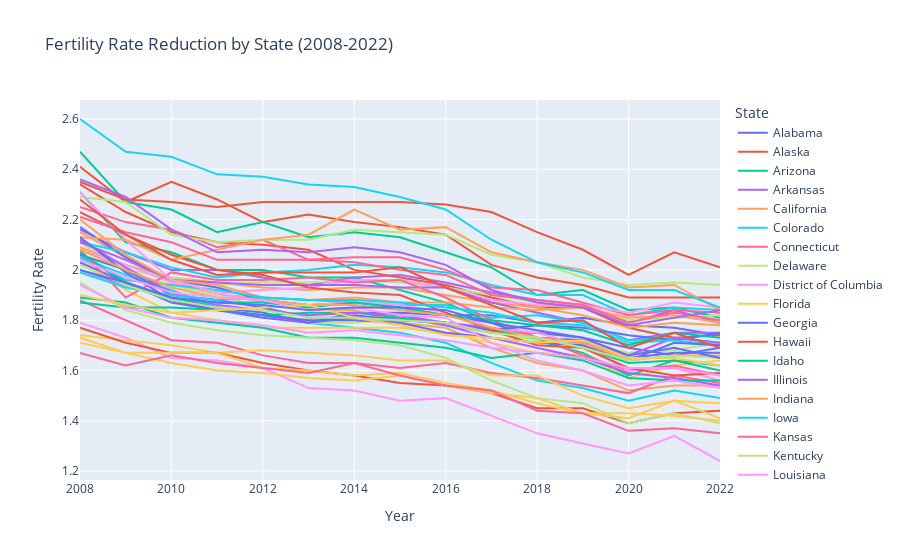

The notebook cell this image was saved under:
### Code cell
fig = px.line(fertility_data_long, x='Year', y='Fertility Rate', color='State',
              title='Fertility Rate Reduction by State (2008-2022)')

fig.show()

### Figure 1 — Plotly figure (JSON) as saved in the notebook; plotly's stock layout.template omitted (floating-point values rounded to 4 significant figures)
{"data": [{"hovertemplate": "State=Alabama<br>Year=%{x}<br>Fertility Rate=%{y}<extra></extra>", "legendgroup": "Alabama", "line": {"color": "#636efa", "dash": "solid"}, "marker": {"symbol": "circle"}, "mode": "lines", "name": "Alabama", "orientation": "v", "showlegend": true, "type": "scatter", "x": [2008, 2009, 2010, 2011, 2012, 2013, 2014, 2015, 2016, 2017, 2018, 2019, 2020, 2021, 2022], "xaxis": "x", "y": [2.06, 1.95, 1.87, 1.84, 1.81, 1.79, 1.83, 1.83, 1.82, 1.82, 1.79, 1.81, 1.78, 1.77, 1.74], "yaxis": "y"}, {"hovertemplate": "State=Alaska<br>Year=%{x}<br>Fertility Rate=%{y}<extra></extra>", "legendgroup": "Alaska", "line": {"color": "#EF553B", "dash": "solid"}, "marker": {"symbol": "circle"}, "mode": "lines", "name": "Alaska", "orientation": "v", "showlegend": true, "type": "scatter", "x": [2008, 2009, 2010, 2011, 2012, 2013, 2014, 2015, 2016, 2017, 2018, 2019, 2020, 2021, 2022], "xaxis": "x", "y": [2.41, 2.27, 2.35, 2.28, 2.19, 2.22, 2.19, 2.17, 2.14, 2.02, 1.97, 1.94, 1.89, 1.89, 1.89], "yaxis": "y"}, {"hovertemplate": "State=Arizona<br>Year=%{x}<br>Fertility Rate=%{y}<extra></extra>", "legendgroup": "Arizona", "line": {"color": "#00cc96", "dash": "solid"}, "marker": {"symbol": "circle"}, "mode": "lines", "name": "Arizona", "orientation": "v", "showlegend": true, "type": "scatter", "x": [2008, 2009, 2010, 2011, 2012, 2013, 2014, 2015, 2016, 2017, 2018, 2019, 2020, 2021, 2022], "xaxis": "x", "y": [2.31, 2.11, 2.07, 2, 2, 1.97, 1.97, 1.92, 1.87, 1.79, 1.72, 1.67, 1.58, 1.64, 1.62], "yaxis": "y"}, {"hovertemplate": "State=Arkansas<br>Year=%{x}<br>Fertility Rate=%{y}<extra></extra>", "legendgroup": "Arkansas", "line": {"color": "#ab63fa", "dash": "solid"}, "marker": {"symbol": "circle"}, "mode": "lines", "name": "Arkansas", "orientation": "v", "showlegend": true, "type": "scatter", "x": [2008, 2009, 2010, 2011, 2012, 2013, 2014, 2015, 2016, 2017, 2018, 2019, 2020, 2021, 2022], "xaxis": "x", "y": [2.16, 2.07, 2, 2, 1.97, 1.94, 1.97, 1.98, 1.95, 1.91, 1.88, 1.86, 1.79, 1.84, 1.79], "yaxis": "y"}, {"hovertemplate": "State=California<br>Year=%{x}<br>Fertility Rate=%{y}<extra></extra>", "legendgroup": "California", "line": {"color": "#FFA15A", "dash": "solid"}, "marker": {"symbol": "circle"}, "mode": "lines", "name": "California", "orientation": "v", "showlegend": true, "type": "scatter", "x": [2008, 2009, 2010, 2011, 2012, 2013, 2014, 2015, 2016, 2017, 2018, 2019, 2020, 2021, 2022], "xaxis": "x", "y": [2.15, 2.05, 1.95, 1.9, 1.89, 1.84, 1.84, 1.79, 1.77, 1.69, 1.63, 1.6, 1.52, 1.54, 1.54], "yaxis": "y"}, {"hovertemplate": "State=Colorado<br>Year=%{x}<br>Fertility Rate=%{y}<extra></extra>", "legendgroup": "Colorado", "line": {"color": "#19d3f3", "dash": "solid"}, "marker": {"symbol": "circle"}, "mode": "lines", "name": "Colorado", "orientation": "v", "showlegend": true, "type": "scatter", "x": [2008, 2009, 2010, 2011, 2012, 2013, 2014, 2015, 2016, 2017, 2018, 2019, 2020, 2021, 2022], "xaxis": "x", "y": [2.05, 1.98, 1.92, 1.85, 1.83, 1.79, 1.77, 1.75, 1.71, 1.63, 1.56, 1.53, 1.48, 1.52, 1.49], "yaxis": "y"}, {"hovertemplate": "State=Connecticut<br>Year=%{x}<br>Fertility Rate=%{y}<extra></extra>", "legendgroup": "Connecticut", "line": {"color": "#FF6692", "dash": "solid"}, "marker": {"symbol": "circle"}, "mode": "lines", "name": "Connecticut", "orientation": "v", "showlegend": true, "type": "scatter", "x": [2008, 2009, 2010, 2011, 2012, 2013, 2014, 2015, 2016, 2017, 2018, 2019, 2020, 2021, 2022], "xaxis": "x", "y": [1.88, 1.8, 1.72, 1.71, 1.66, 1.63, 1.63, 1.61, 1.63, 1.59, 1.57, 1.54, 1.51, 1.58, 1.55], "yaxis": "y"}, {"hovertemplate": "State=Delaware<br>Year=%{x}<br>Fertility Rate=%{y}<extra></extra>", "legendgroup": "Delaware", "line": {"color": "#B6E880", "dash": "solid"}, "marker": {"symbol": "circle"}, "mode": "lines", "name": "Delaware", "orientation": "v", "showlegend": true, "type": "scatter", "x": [2008, 2009, 2010, 2011, 2012, 2013, 2014, 2015, 2016, 2017, 2018, 2019, 2020, 2021, 2022], "xaxis": "x", "y": [2.11, 1.99, 1.94, 1.9, 1.85, 1.79, 1.79, 1.81, 1.78, 1.75, 1.72, 1.71, 1.67, 1.68, 1.71], "yaxis": "y"}, {"hovertemplate": "State=District of Columbia<br>Year=%{x}<br>Fertility Rate=%{y}<extra></extra>", "legendgroup": "District of Columbia", "line": {"color": "#FF97FF", "dash": "solid"}, "marker": {"symbol": "circle"}, "mode": "lines", "name": "District of Columbia", "orientation": "v", "showlegend": true, "type": "scatter", "x": [2008, 2009, 2010, 2011, 2012, 2013, 2014, 2015, 2016, 2017, 2018, 2019, 2020, 2021, 2022], "xaxis": "x", "y": [1.79, 1.73, 1.65, 1.64, 1.61, 1.53, 1.52, 1.48, 1.49, 1.42, 1.35, 1.31, 1.27, 1.34, 1.24], "yaxis": "y"}, {"hovertemplate": "State=Florida<br>Year=%{x}<br>Fertility Rate=%{y}<extra></extra>", "legendgroup": "Florida", "line": {"color": "#FECB52", "dash": "solid"}, "marker": {"symbol": "circle"}, "mode": "lines", "name": "Florida", "orientation": "v", "showlegend": true, "type": "scatter", "x": [2008, 2009, 2010, 2011, 2012, 2013, 2014, 2015, 2016, 2017, 2018, 2019, 2020, 2021, 2022], "xaxis": "x", "y": [2.05, 1.92, 1.83, 1.8, 1.77, 1.77, 1.77, 1.77, 1.75, 1.71, 1.67, 1.66, 1.57, 1.62, 1.64], "yaxis": "y"}, {"hovertemplate": "State=Georgia<br>Year=%{x}<br>Fertility Rate=%{y}<extra></extra>", "legendgroup": "Georgia", "line": {"color": "#636efa", "dash": "solid"}, "marker": {"symbol": "circle"}, "mode": "lines", "name": "Georgia", "orientation": "v", "showlegend": true, "type": "scatter", "x": [2008, 2009, 2010, 2011, 2012, 2013, 2014, 2015, 2016, 2017, 2018, 2019, 2020, 2021, 2022], "xaxis": "x", "y": [2.17, 2.05, 1.96, 1.93, 1.88, 1.86, 1.87, 1.85, 1.82, 1.79, 1.73, 1.72, 1.65, 1.67, 1.67], "yaxis": "y"}, {"hovertemplate": "State=Hawaii<br>Year=%{x}<br>Fertility Rate=%{y}<extra></extra>", "legendgroup": "Hawaii", "line": {"color": "#EF553B", "dash": "solid"}, "marker": {"symbol": "circle"}, "mode": "lines", "name": "Hawaii", "orientation": "v", "showlegend": true, "type": "scatter", "x": [2008, 2009, 2010, 2011, 2012, 2013, 2014, 2015, 2016, 2017, 2018, 2019, 2020, 2021, 2022], "xaxis": "x", "y": [2.34, 2.23, 2.15, 2.11, 2.1, 2.08, 2, 1.97, 1.94, 1.89, 1.85, 1.85, 1.77, 1.73, 1.74], "yaxis": "y"}, {"hovertemplate": "State=Idaho<br>Year=%{x}<br>Fertility Rate=%{y}<extra></extra>", "legendgroup": "Idaho", "line": {"color": "#00cc96", "dash": "solid"}, "marker": {"symbol": "circle"}, "mode": "lines", "name": "Idaho", "orientation": "v", "showlegend": true, "type": "scatter", "x": [2008, 2009, 2010, 2011, 2012, 2013, 2014, 2015, 2016, 2017, 2018, 2019, 2020, 2021, 2022], "xaxis": "x", "y": [2.47, 2.27, 2.24, 2.15, 2.19, 2.13, 2.15, 2.13, 2.07, 2.01, 1.9, 1.92, 1.84, 1.85, 1.81], "yaxis": "y"}, {"hovertemplate": "State=Illinois<br>Year=%{x}<br>Fertility Rate=%{y}<extra></extra>", "legendgroup": "Illinois", "line": {"color": "#ab63fa", "dash": "solid"}, "marker": {"symbol": "circle"}, "mode": "lines", "name": "Illinois", "orientation": "v", "showlegend": true, "type": "scatter", "x": [2008, 2009, 2010, 2011, 2012, 2013, 2014, 2015, 2016, 2017, 2018, 2019, 2020, 2021, 2022], "xaxis": "x", "y": [2, 1.94, 1.88, 1.84, 1.82, 1.79, 1.81, 1.81, 1.78, 1.73, 1.69, 1.65, 1.59, 1.57, 1.54], "yaxis": "y"}, {"hovertemplate": "State=Indiana<br>Year=%{x}<br>Fertility Rate=%{y}<extra></extra>", "legendgroup": "Indiana", "line": {"color": "#FFA15A", "dash": "solid"}, "marker": {"symbol": "circle"}, "mode": "lines", "name": "Indiana", "orientation": "v", "showlegend": true, "type": "scatter", "x": [2008, 2009, 2010, 2011, 2012, 2013, 2014, 2015, 2016, 2017, 2018, 2019, 2020, 2021, 2022], "xaxis": "x", "y": [2.09, 2.02, 1.97, 1.95, 1.93, 1.92, 1.93, 1.93, 1.9, 1.87, 1.85, 1.82, 1.77, 1.79, 1.78], "yaxis": "y"}, {"hovertemplate": "State=Iowa<br>Year=%{x}<br>Fertility Rate=%{y}<extra></extra>", "legendgroup": "Iowa", "line": {"color": "#19d3f3", "dash": "solid"}, "marker": {"symbol": "circle"}, "mode": "lines", "name": "Iowa", "orientation": "v", "showlegend": true, "type": "scatter", "x": [2008, 2009, 2010, 2011, 2012, 2013, 2014, 2015, 2016, 2017, 2018, 2019, 2020, 2021, 2022], "xaxis": "x", "y": [2.11, 2.07, 2.01, 1.97, 1.99, 2, 2.02, 2.01, 1.99, 1.94, 1.9, 1.9, 1.82, 1.85, 1.84], "yaxis": "y"}, {"hovertemplate": "State=Kansas<br>Year=%{x}<br>Fertility Rate=%{y}<extra></extra>", "legendgroup": "Kansas", "line": {"color": "#FF6692", "dash": "solid"}, "marker": {"symbol": "circle"}, "mode": "lines", "name": "Kansas", "orientation": "v", "showlegend": true, "type": "scatter", "x": [2008, 2009, 2010, 2011, 2012, 2013, 2014, 2015, 2016, 2017, 2018, 2019, 2020, 2021, 2022], "xaxis": "x", "y": [2.25, 2.19, 2.16, 2.09, 2.12, 2.04, 2.05, 2.05, 2, 1.93, 1.92, 1.87, 1.82, 1.84, 1.83], "yaxis": "y"}, {"hovertemplate": "State=Kentucky<br>Year=%{x}<br>Fertility Rate=%{y}<extra></extra>", "legendgroup": "Kentucky", "line": {"color": "#B6E880", "dash": "solid"}, "marker": {"symbol": "circle"}, "mode": "lines", "name": "Kentucky", "orientation": "v", "showlegend": true, "type": "scatter", "x": [2008, 2009, 2010, 2011, 2012, 2013, 2014, 2015, 2016, 2017, 2018, 2019, 2020, 2021, 2022], "xaxis": "x", "y": [2.06, 2, 1.97, 1.94, 1.95, 1.95, 1.96, 1.95, 1.93, 1.9, 1.87, 1.85, 1.8, 1.81, 1.82], "yaxis": "y"}, {"hovertemplate": "State=Louisiana<br>Year=%{x}<br>Fertility Rate=%{y}<extra></extra>", "legendgroup": "Louisiana", "line": {"color": "#FF97FF", "dash": "solid"}, "marker": {"symbol": "circle"}, "mode": "lines", "name": "Louisiana", "orientation": "v", "showlegend": true, "type": "scatter", "x": [2008, 2009, 2010, 2011, 2012, 2013, 2014, 2015, 2016, 2017, 2018, 2019, 2020, 2021, 2022], "xaxis": "x", "y": [2.08, 2.02, 1.95, 1.91, 1.92, 1.93, 1.96, 1.96, 1.93, 1.88, 1.86, 1.86, 1.83, 1.87, 1.85], "yaxis": "y"}, {"hovertemplate": "State=Maine<br>Year=%{x}<br>Fertility Rate=%{y}<extra></extra>", "legendgroup": "Maine", "line": {"color": "#FECB52", "dash": "solid"}, "marker": {"symbol": "circle"}, "mode": "lines", "name": "Maine", "orientation": "v", "showlegend": true, "type": "scatter", "x": [2008, 2009, 2010, 2011, 2012, 2013, 2014, 2015, 2016, 2017, 2018, 2019, 2020, 2021, 2022], "xaxis": "x", "y": [1.74, 1.72, 1.7, 1.67, 1.68, 1.67, 1.66, 1.64, 1.64, 1.58, 1.58, 1.5, 1.45, 1.48, 1.47], "yaxis": "y"}, {"hovertemplate": "State=Maryland<br>Year=%{x}<br>Fertility Rate=%{y}<extra></extra>", "legendgroup": "Maryland", "line": {"color": "#636efa", "dash": "solid"}, "marker": {"symbol": "circle"}, "mode": "lines", "name": "Maryland", "orientation": "v", "showlegend": true, "type": "scatter", "x": [2008, 2009, 2010, 2011, 2012, 2013, 2014, 2015, 2016, 2017, 2018, 2019, 2020, 2021, 2022], "xaxis": "x", "y": [2.03, 1.95, 1.89, 1.85, 1.83, 1.79, 1.82, 1.8, 1.79, 1.75, 1.75, 1.73, 1.69, 1.66, 1.69], "yaxis": "y"}, {"hovertemplate": "State=Massachusetts<br>Year=%{x}<br>Fertility Rate=%{y}<extra></extra>", "legendgroup": "Massachusetts", "line": {"color": "#EF553B", "dash": "solid"}, "marker": {"symbol": "circle"}, "mode": "lines", "name": "Massachusetts", "orientation": "v", "showlegend": true, "type": "scatter", "x": [2008, 2009, 2010, 2011, 2012, 2013, 2014, 2015, 2016, 2017, 2018, 2019, 2020, 2021, 2022], "xaxis": "x", "y": [1.77, 1.71, 1.67, 1.67, 1.63, 1.6, 1.58, 1.55, 1.54, 1.51, 1.45, 1.45, 1.39, 1.43, 1.44], "yaxis": "y"}, {"hovertemplate": "State=Michigan<br>Year=%{x}<br>Fertility Rate=%{y}<extra></extra>", "legendgroup": "Michigan", "line": {"color": "#00cc96", "dash": "solid"}, "marker": {"symbol": "circle"}, "mode": "lines", "name": "Michigan", "orientation": "v", "showlegend": true, "type": "scatter", "x": [2008, 2009, 2010, 2011, 2012, 2013, 2014, 2015, 2016, 2017, 2018, 2019, 2020, 2021, 2022], "xaxis": "x", "y": [1.87, 1.85, 1.85, 1.84, 1.82, 1.83, 1.83, 1.81, 1.79, 1.76, 1.73, 1.69, 1.63, 1.64, 1.6], "yaxis": "y"}, {"hovertemplate": "State=Minnesota<br>Year=%{x}<br>Fertility Rate=%{y}<extra></extra>", "legendgroup": "Minnesota", "line": {"color": "#ab63fa", "dash": "solid"}, "marker": {"symbol": "circle"}, "mode": "lines", "name": "Minnesota", "orientation": "v", "showlegend": true, "type": "scatter", "x": [2008, 2009, 2010, 2011, 2012, 2013, 2014, 2015, 2016, 2017, 2018, 2019, 2020, 2021, 2022], "xaxis": "x", "y": [2.11, 2.04, 1.96, 1.95, 1.94, 1.94, 1.94, 1.93, 1.93, 1.87, 1.83, 1.79, 1.72, 1.75, 1.75], "yaxis": "y"}, {"hovertemplate": "State=Mississippi<br>Year=%{x}<br>Fertility Rate=%{y}<extra></extra>", "legendgroup": "Mississippi", "line": {"color": "#FFA15A", "dash": "solid"}, "marker": {"symbol": "circle"}, "mode": "lines", "name": "Mississippi", "orientation": "v", "showlegend": true, "type": "scatter", "x": [2008, 2009, 2010, 2011, 2012, 2013, 2014, 2015, 2016, 2017, 2018, 2019, 2020, 2021, 2022], "xaxis": "x", "y": [2.2, 2.06, 1.96, 1.94, 1.89, 1.88, 1.89, 1.87, 1.87, 1.85, 1.84, 1.85, 1.81, 1.82, 1.79], "yaxis": "y"}, {"hovertemplate": "State=Missouri<br>Year=%{x}<br>Fertility Rate=%{y}<extra></extra>", "legendgroup": "Missouri", "line": {"color": "#19d3f3", "dash": "solid"}, "marker": {"symbol": "circle"}, "mode": "lines", "name": "Missouri", "orientation": "v", "showlegend": true, "type": "scatter", "x": [2008, 2009, 2010, 2011, 2012, 2013, 2014, 2015, 2016, 2017, 2018, 2019, 2020, 2021, 2022], "xaxis": "x", "y": [2.05, 1.96, 1.94, 1.92, 1.89, 1.88, 1.87, 1.86, 1.86, 1.81, 1.82, 1.79, 1.72, 1.73, 1.71], "yaxis": "y"}, {"hovertemplate": "State=Montana<br>Year=%{x}<br>Fertility Rate=%{y}<extra></extra>", "legendgroup": "Montana", "line": {"color": "#FF6692", "dash": "solid"}, "marker": {"symbol": "circle"}, "mode": "lines", "name": "Montana", "orientation": "v", "showlegend": true, "type": "scatter", "x": [2008, 2009, 2010, 2011, 2012, 2013, 2014, 2015, 2016, 2017, 2018, 2019, 2020, 2021, 2022], "xaxis": "x", "y": [2.08, 1.89, 1.99, 1.96, 1.96, 1.97, 1.95, 1.96, 1.89, 1.8, 1.73, 1.66, 1.6, 1.62, 1.58], "yaxis": "y"}, {"hovertemplate": "State=Nebraska<br>Year=%{x}<br>Fertility Rate=%{y}<extra></extra>", "legendgroup": "Nebraska", "line": {"color": "#B6E880", "dash": "solid"}, "marker": {"symbol": "circle"}, "mode": "lines", "name": "Nebraska", "orientation": "v", "showlegend": true, "type": "scatter", "x": [2008, 2009, 2010, 2011, 2012, 2013, 2014, 2015, 2016, 2017, 2018, 2019, 2020, 2021, 2022], "xaxis": "x", "y": [2.29, 2.27, 2.14, 2.11, 2.12, 2.12, 2.16, 2.15, 2.14, 2.06, 2.03, 1.97, 1.94, 1.95, 1.94], "yaxis": "y"}, {"hovertemplate": "State=Nevada<br>Year=%{x}<br>Fertility Rate=%{y}<extra></extra>", "legendgroup": "Nevada", "line": {"color": "#FF97FF", "dash": "solid"}, "marker": {"symbol": "circle"}, "mode": "lines", "name": "Nevada", "orientation": "v", "showlegend": true, "type": "scatter", "x": [2008, 2009, 2010, 2011, 2012, 2013, 2014, 2015, 2016, 2017, 2018, 2019, 2020, 2021, 2022], "xaxis": "x", "y": [2.31, 2.12, 1.96, 1.91, 1.87, 1.86, 1.87, 1.86, 1.83, 1.77, 1.75, 1.7, 1.6, 1.61, 1.56], "yaxis": "y"}, {"hovertemplate": "State=New Hampshire<br>Year=%{x}<br>Fertility Rate=%{y}<extra></extra>", "legendgroup": "New Hampshire", "line": {"color": "#FECB52", "dash": "solid"}, "marker": {"symbol": "circle"}, "mode": "lines", "name": "New Hampshire", "orientation": "v", "showlegend": true, "type": "scatter", "x": [2008, 2009, 2010, 2011, 2012, 2013, 2014, 2015, 2016, 2017, 2018, 2019, 2020, 2021, 2022], "xaxis": "x", "y": [1.71, 1.67, 1.67, 1.67, 1.61, 1.6, 1.58, 1.59, 1.55, 1.52, 1.47, 1.43, 1.41, 1.48, 1.41], "yaxis": "y"}, {"hovertemplate": "State=New Jersey<br>Year=%{x}<br>Fertility Rate=%{y}<extra></extra>", "legendgroup": "New Jersey", "line": {"color": "#636efa", "dash": "solid"}, "marker": {"symbol": "circle"}, "mode": "lines", "name": "New Jersey", "orientation": "v", "showlegend": true, "type": "scatter", "x": [2008, 2009, 2010, 2011, 2012, 2013, 2014, 2015, 2016, 2017, 2018, 2019, 2020, 2021, 2022], "xaxis": "x", "y": [2.06, 2, 1.9, 1.88, 1.85, 1.81, 1.81, 1.8, 1.79, 1.76, 1.78, 1.77, 1.74, 1.72, 1.75], "yaxis": "y"}, {"hovertemplate": "State=New Mexico<br>Year=%{x}<br>Fertility Rate=%{y}<extra></extra>", "legendgroup": "New Mexico", "line": {"color": "#EF553B", "dash": "solid"}, "marker": {"symbol": "circle"}, "mode": "lines", "name": "New Mexico", "orientation": "v", "showlegend": true, "type": "scatter", "x": [2008, 2009, 2010, 2011, 2012, 2013, 2014, 2015, 2016, 2017, 2018, 2019, 2020, 2021, 2022], "xaxis": "x", "y": [2.23, 2.14, 2.06, 2, 1.98, 1.93, 1.91, 1.9, 1.83, 1.76, 1.7, 1.69, 1.61, 1.58, 1.59], "yaxis": "y"}, {"hovertemplate": "State=New York<br>Year=%{x}<br>Fertility Rate=%{y}<extra></extra>", "legendgroup": "New York", "line": {"color": "#00cc96", "dash": "solid"}, "marker": {"symbol": "circle"}, "mode": "lines", "name": "New York", "orientation": "v", "showlegend": true, "type": "scatter", "x": [2008, 2009, 2010, 2011, 2012, 2013, 2014, 2015, 2016, 2017, 2018, 2019, 2020, 2021, 2022], "xaxis": "x", "y": [1.89, 1.87, 1.81, 1.79, 1.77, 1.73, 1.73, 1.71, 1.69, 1.65, 1.67, 1.64, 1.57, 1.56, 1.56], "yaxis": "y"}, {"hovertemplate": "State=North Carolina<br>Year=%{x}<br>Fertility Rate=%{y}<extra></extra>", "legendgroup": "North Carolina", "line": {"color": "#ab63fa", "dash": "solid"}, "marker": {"symbol": "circle"}, "mode": "lines", "name": "North Carolina", "orientation": "v", "showlegend": true, "type": "scatter", "x": [2008, 2009, 2010, 2011, 2012, 2013, 2014, 2015, 2016, 2017, 2018, 2019, 2020, 2021, 2022], "xaxis": "x", "y": [2.12, 2.01, 1.91, 1.86, 1.84, 1.82, 1.83, 1.82, 1.79, 1.77, 1.73, 1.71, 1.66, 1.73, 1.71], "yaxis": "y"}, {"hovertemplate": "State=North Dakota<br>Year=%{x}<br>Fertility Rate=%{y}<extra></extra>", "legendgroup": "North Dakota", "line": {"color": "#FFA15A", "dash": "solid"}, "marker": {"symbol": "circle"}, "mode": "lines", "name": "North Dakota", "orientation": "v", "showlegend": true, "type": "scatter", "x": [2008, 2009, 2010, 2011, 2012, 2013, 2014, 2015, 2016, 2017, 2018, 2019, 2020, 2021, 2022], "xaxis": "x", "y": [2.13, 2.12, 2.04, 2.08, 2.12, 2.14, 2.24, 2.16, 2.17, 2.07, 2.03, 2, 1.93, 1.94, 1.84], "yaxis": "y"}, {"hovertemplate": "State=Ohio<br>Year=%{x}<br>Fertility Rate=%{y}<extra></extra>", "legendgroup": "Ohio", "line": {"color": "#19d3f3", "dash": "solid"}, "marker": {"symbol": "circle"}, "mode": "lines", "name": "Ohio", "orientation": "v", "showlegend": true, "type": "scatter", "x": [2008, 2009, 2010, 2011, 2012, 2013, 2014, 2015, 2016, 2017, 2018, 2019, 2020, 2021, 2022], "xaxis": "x", "y": [1.99, 1.93, 1.9, 1.88, 1.89, 1.88, 1.88, 1.87, 1.85, 1.83, 1.79, 1.78, 1.71, 1.72, 1.7], "yaxis": "y"}, {"hovertemplate": "State=Oklahoma<br>Year=%{x}<br>Fertility Rate=%{y}<extra></extra>", "legendgroup": "Oklahoma", "line": {"color": "#FF6692", "dash": "solid"}, "marker": {"symbol": "circle"}, "mode": "lines", "name": "Oklahoma", "orientation": "v", "showlegend": true, "type": "scatter", "x": [2008, 2009, 2010, 2011, 2012, 2013, 2014, 2015, 2016, 2017, 2018, 2019, 2020, 2021, 2022], "xaxis": "x", "y": [2.21, 2.15, 2.11, 2.04, 2.04, 2.04, 2.03, 2, 1.98, 1.9, 1.88, 1.86, 1.79, 1.83, 1.8], "yaxis": "y"}, {"hovertemplate": "State=Oregon<br>Year=%{x}<br>Fertility Rate=%{y}<extra></extra>", "legendgroup": "Oregon", "line": {"color": "#B6E880", "dash": "solid"}, "marker": {"symbol": "circle"}, "mode": "lines", "name": "Oregon", "orientation": "v", "showlegend": true, "type": "scatter", "x": [2008, 2009, 2010, 2011, 2012, 2013, 2014, 2015, 2016, 2017, 2018, 2019, 2020, 2021, 2022], "xaxis": "x", "y": [1.95, 1.84, 1.79, 1.76, 1.74, 1.73, 1.72, 1.7, 1.65, 1.56, 1.49, 1.47, 1.39, 1.43, 1.39], "yaxis": "y"}, {"hovertemplate": "State=Pennsylvania<br>Year=%{x}<br>Fertility Rate=%{y}<extra></extra>", "legendgroup": "Pennsylvania", "line": {"color": "#FF97FF", "dash": "solid"}, "marker": {"symbol": "circle"}, "mode": "lines", "name": "Pennsylvania", "orientation": "v", "showlegend": true, "type": "scatter", "x": [2008, 2009, 2010, 2011, 2012, 2013, 2014, 2015, 2016, 2017, 2018, 2019, 2020, 2021, 2022], "xaxis": "x", "y": [1.94, 1.85, 1.81, 1.8, 1.78, 1.75, 1.76, 1.74, 1.72, 1.69, 1.67, 1.65, 1.61, 1.61, 1.58], "yaxis": "y"}, {"hovertemplate": "State=Rhode Island<br>Year=%{x}<br>Fertility Rate=%{y}<extra></extra>", "legendgroup": "Rhode Island", "line": {"color": "#FECB52", "dash": "solid"}, "marker": {"symbol": "circle"}, "mode": "lines", "name": "Rhode Island", "orientation": "v", "showlegend": true, "type": "scatter", "x": [2008, 2009, 2010, 2011, 2012, 2013, 2014, 2015, 2016, 2017, 2018, 2019, 2020, 2021, 2022], "xaxis": "x", "y": [1.73, 1.67, 1.63, 1.6, 1.59, 1.57, 1.56, 1.58, 1.54, 1.51, 1.49, 1.43, 1.43, 1.42, 1.4], "yaxis": "y"}, {"hovertemplate": "State=South Carolina<br>Year=%{x}<br>Fertility Rate=%{y}<extra></extra>", "legendgroup": "South Carolina", "line": {"color": "#636efa", "dash": "solid"}, "marker": {"symbol": "circle"}, "mode": "lines", "name": "South Carolina", "orientation": "v", "showlegend": true, "type": "scatter", "x": [2008, 2009, 2010, 2011, 2012, 2013, 2014, 2015, 2016, 2017, 2018, 2019, 2020, 2021, 2022], "xaxis": "x", "y": [2.13, 1.99, 1.88, 1.84, 1.82, 1.8, 1.8, 1.79, 1.75, 1.73, 1.71, 1.7, 1.64, 1.71, 1.7], "yaxis": "y"}, {"hovertemplate": "State=South Dakota<br>Year=%{x}<br>Fertility Rate=%{y}<extra></extra>", "legendgroup": "South Dakota", "line": {"color": "#EF553B", "dash": "solid"}, "marker": {"symbol": "circle"}, "mode": "lines", "name": "South Dakota", "orientation": "v", "showlegend": true, "type": "scatter", "x": [2008, 2009, 2010, 2011, 2012, 2013, 2014, 2015, 2016, 2017, 2018, 2019, 2020, 2021, 2022], "xaxis": "x", "y": [2.35, 2.28, 2.27, 2.25, 2.27, 2.27, 2.27, 2.27, 2.26, 2.23, 2.15, 2.08, 1.98, 2.07, 2.01], "yaxis": "y"}, {"hovertemplate": "State=Tennessee<br>Year=%{x}<br>Fertility Rate=%{y}<extra></extra>", "legendgroup": "Tennessee", "line": {"color": "#00cc96", "dash": "solid"}, "marker": {"symbol": "circle"}, "mode": "lines", "name": "Tennessee", "orientation": "v", "showlegend": true, "type": "scatter", "x": [2008, 2009, 2010, 2011, 2012, 2013, 2014, 2015, 2016, 2017, 2018, 2019, 2020, 2021, 2022], "xaxis": "x", "y": [2.07, 1.95, 1.88, 1.87, 1.87, 1.85, 1.87, 1.85, 1.82, 1.8, 1.78, 1.76, 1.7, 1.75, 1.73], "yaxis": "y"}, {"hovertemplate": "State=Texas<br>Year=%{x}<br>Fertility Rate=%{y}<extra></extra>", "legendgroup": "Texas", "line": {"color": "#ab63fa", "dash": "solid"}, "marker": {"symbol": "circle"}, "mode": "lines", "name": "Texas", "orientation": "v", "showlegend": true, "type": "scatter", "x": [2008, 2009, 2010, 2011, 2012, 2013, 2014, 2015, 2016, 2017, 2018, 2019, 2020, 2021, 2022], "xaxis": "x", "y": [2.36, 2.29, 2.16, 2.07, 2.08, 2.07, 2.09, 2.07, 2.02, 1.92, 1.87, 1.85, 1.78, 1.81, 1.84], "yaxis": "y"}, {"hovertemplate": "State=Total United States<br>Year=%{x}<br>Fertility Rate=%{y}<extra></extra>", "legendgroup": "Total United States", "line": {"color": "#FFA15A", "dash": "solid"}, "marker": {"symbol": "circle"}, "mode": "lines", "name": "Total United States", "orientation": "v", "showlegend": true, "type": "scatter", "x": [2008, 2009, 2010, 2011, 2012, 2013, 2014, 2015, 2016, 2017, 2018, 2019, 2020, 2021, 2022], "xaxis": "x", "y": [2.08, 2, 1.93, 1.89, 1.88, 1.86, 1.86, 1.84, 1.82, 1.77, 1.73, 1.71, 1.64, 1.66, 1.66], "yaxis": "y"}, {"hovertemplate": "State=Utah<br>Year=%{x}<br>Fertility Rate=%{y}<extra></extra>", "legendgroup": "Utah", "line": {"color": "#19d3f3", "dash": "solid"}, "marker": {"symbol": "circle"}, "mode": "lines", "name": "Utah", "orientation": "v", "showlegend": true, "type": "scatter", "x": [2008, 2009, 2010, 2011, 2012, 2013, 2014, 2015, 2016, 2017, 2018, 2019, 2020, 2021, 2022], "xaxis": "x", "y": [2.6, 2.47, 2.45, 2.38, 2.37, 2.34, 2.33, 2.29, 2.24, 2.12, 2.03, 1.99, 1.92, 1.92, 1.85], "yaxis": "y"}, {"hovertemplate": "State=Vermont<br>Year=%{x}<br>Fertility Rate=%{y}<extra></extra>", "legendgroup": "Vermont", "line": {"color": "#FF6692", "dash": "solid"}, "marker": {"symbol": "circle"}, "mode": "lines", "name": "Vermont", "orientation": "v", "showlegend": true, "type": "scatter", "x": [2008, 2009, 2010, 2011, 2012, 2013, 2014, 2015, 2016, 2017, 2018, 2019, 2020, 2021, 2022], "xaxis": "x", "y": [1.67, 1.62, 1.66, 1.63, 1.61, 1.59, 1.63, 1.58, 1.54, 1.52, 1.44, 1.43, 1.36, 1.37, 1.35], "yaxis": "y"}, {"hovertemplate": "State=Virginia<br>Year=%{x}<br>Fertility Rate=%{y}<extra></extra>", "legendgroup": "Virginia", "line": {"color": "#B6E880", "dash": "solid"}, "marker": {"symbol": "circle"}, "mode": "lines", "name": "Virginia", "orientation": "v", "showlegend": true, "type": "scatter", "x": [2008, 2009, 2010, 2011, 2012, 2013, 2014, 2015, 2016, 2017, 2018, 2019, 2020, 2021, 2022], "xaxis": "x", "y": [2.02, 1.94, 1.88, 1.85, 1.84, 1.81, 1.81, 1.8, 1.79, 1.75, 1.73, 1.69, 1.64, 1.66, 1.65], "yaxis": "y"}, {"hovertemplate": "State=Washington<br>Year=%{x}<br>Fertility Rate=%{y}<extra></extra>", "legendgroup": "Washington", "line": {"color": "#FF97FF", "dash": "solid"}, "marker": {"symbol": "circle"}, "mode": "lines", "name": "Washington", "orientation": "v", "showlegend": true, "type": "scatter", "x": [2008, 2009, 2010, 2011, 2012, 2013, 2014, 2015, 2016, 2017, 2018, 2019, 2020, 2021, 2022], "xaxis": "x", "y": [2.04, 1.97, 1.91, 1.89, 1.88, 1.84, 1.85, 1.82, 1.81, 1.71, 1.64, 1.6, 1.54, 1.56, 1.53], "yaxis": "y"}, {"hovertemplate": "State=West Virginia<br>Year=%{x}<br>Fertility Rate=%{y}<extra></extra>", "legendgroup": "West Virginia", "line": {"color": "#FECB52", "dash": "solid"}, "marker": {"symbol": "circle"}, "mode": "lines", "name": "West Virginia", "orientation": "v", "showlegend": true, "type": "scatter", "x": [2008, 2009, 2010, 2011, 2012, 2013, 2014, 2015, 2016, 2017, 2018, 2019, 2020, 2021, 2022], "xaxis": "x", "y": [1.9, 1.86, 1.83, 1.84, 1.85, 1.86, 1.81, 1.78, 1.74, 1.73, 1.71, 1.72, 1.65, 1.65, 1.62], "yaxis": "y"}, {"hovertemplate": "State=Wisconsin<br>Year=%{x}<br>Fertility Rate=%{y}<extra></extra>", "legendgroup": "Wisconsin", "line": {"color": "#636efa", "dash": "solid"}, "marker": {"symbol": "circle"}, "mode": "lines", "name": "Wisconsin", "orientation": "v", "showlegend": true, "type": "scatter", "x": [2008, 2009, 2010, 2011, 2012, 2013, 2014, 2015, 2016, 2017, 2018, 2019, 2020, 2021, 2022], "xaxis": "x", "y": [2, 1.95, 1.89, 1.87, 1.86, 1.84, 1.85, 1.85, 1.84, 1.79, 1.76, 1.73, 1.66, 1.69, 1.65], "yaxis": "y"}, {"hovertemplate": "State=Wyoming<br>Year=%{x}<br>Fertility Rate=%{y}<extra></extra>", "legendgroup": "Wyoming", "line": {"color": "#EF553B", "dash": "solid"}, "marker": {"symbol": "circle"}, "mode": "lines", "name": "Wyoming", "orientation": "v", "showlegend": true, "type": "scatter", "x": [2008, 2009, 2010, 2011, 2012, 2013, 2014, 2015, 2016, 2017, 2018, 2019, 2020, 2021, 2022], "xaxis": "x", "y": [2.28, 2.14, 2.04, 1.98, 1.99, 1.99, 1.99, 2.01, 1.93, 1.86, 1.79, 1.8, 1.69, 1.75, 1.69], "yaxis": "y"}], "layout": {"legend": {"title": {"text": "State"}, "tracegroupgap": 0}, "title": {"text": "Fertility Rate Reduction by State (2008-2022)"}, "xaxis": {"anchor": "y", "domain": [0, 1], "title": {"text": "Year"}}, "yaxis": {"anchor": "x", "domain": [0, 1], "title": {"text": "Fertility Rate"}}}}
